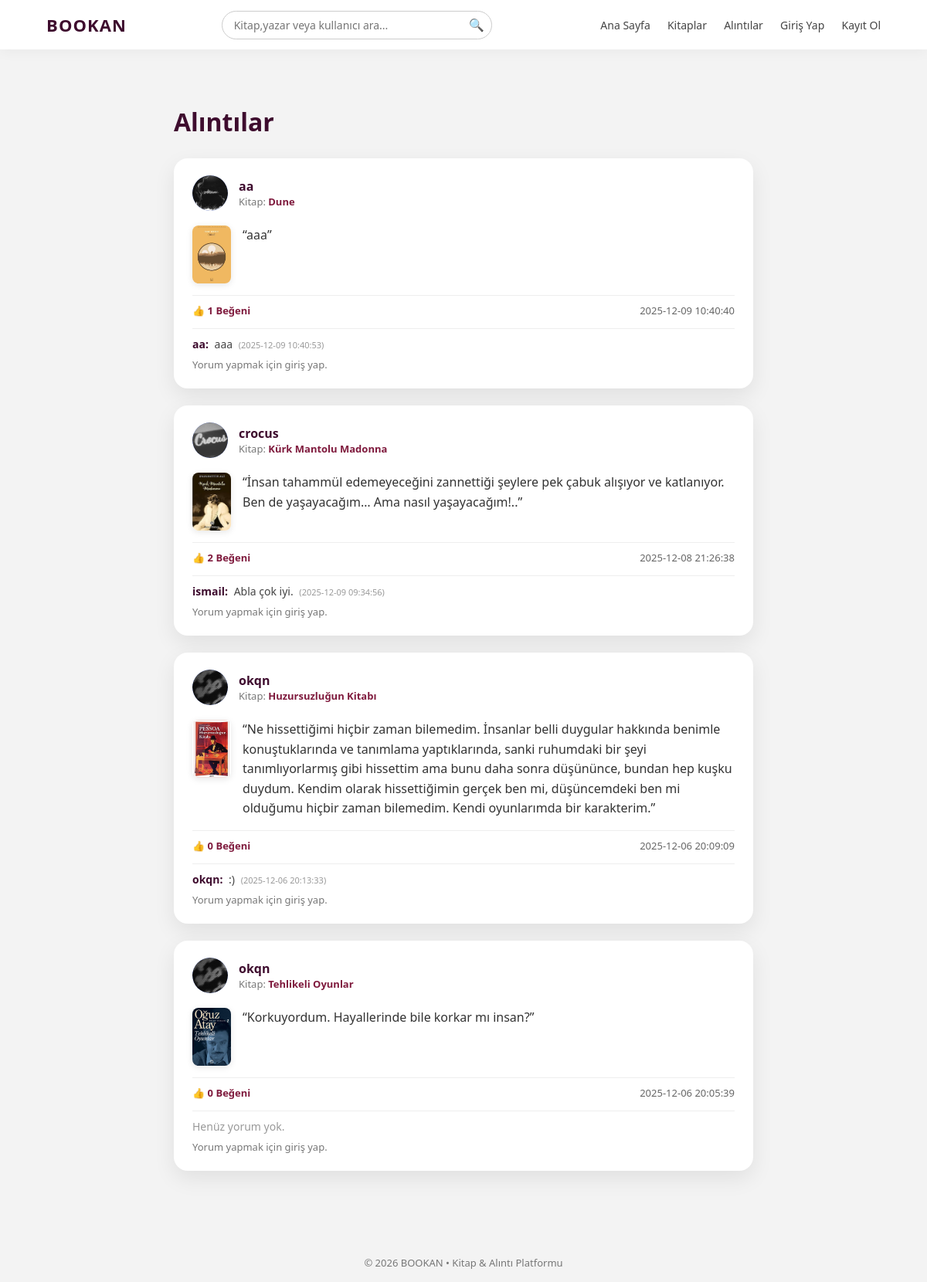
Page /alintilar.php on the committed database.
### tables this page shows
CREATE TABLE `alintilar` (
  `id` int(11) NOT NULL,
  `kullanici_id` int(11) NOT NULL,
  `kitap_id` int(11) NOT NULL,
  `alinti_metni` text NOT NULL,
  `paylasim_tarihi` timestamp NULL DEFAULT CURRENT_TIMESTAMP,
  `begeni_sayisi` int(11) DEFAULT '0'
);

CREATE TABLE `kullanicilar` (
  `id` int(11) NOT NULL,
  `kullanici_adi` varchar(50) NOT NULL,
  `eposta` varchar(100) NOT NULL,
  `sifre` varchar(255) NOT NULL,
  `kayit_tarihi` timestamp NULL DEFAULT CURRENT_TIMESTAMP,
  `profil_resmi` varchar(255) DEFAULT 'default_avatar.png'
);

CREATE TABLE `kitaplar` (
  `id` int(11) NOT NULL,
  `kitap_adi` varchar(150) NOT NULL,
  `yazar` varchar(100) NOT NULL,
  `kitap_turu` varchar(50) NOT NULL,
  `kapak_resmi` varchar(255) DEFAULT NULL,
  `aciklama` text,
  `eklenme_tarihi` timestamp NULL DEFAULT CURRENT_TIMESTAMP
);

CREATE TABLE `yorumlar` (
  `id` int(11) NOT NULL,
  `kullanici_id` int(11) NOT NULL,
  `alinti_id` int(11) NOT NULL,
  `yorum_metni` text NOT NULL,
  `yorum_tarihi` timestamp NULL DEFAULT CURRENT_TIMESTAMP
);

### alintilar.php (the view, shortened to what this page needs)
<?php
require "database.php";
$alinti_sorgu=$baglanti->
query("
  SELECT a.*, k.kullanici_adi,k.profil_resmi, kt.kitap_adi,kt.id AS kitap_id, kt.kapak_resmi,a.begeni_sayisi FROM alintilar a
  JOIN kullanicilar k ON k.id=a.kullanici_id
  JOIN kitaplar kt ON kt.id=a.kitap_id
  ORDER BY a.paylasim_tarihi DESC");
?>
<!DOCTYPE html>
<html lang="tr">
<head>
  <link rel="stylesheet" href="assets/css/global.css">
  <link rel="stylesheet" href="assets/css/alintilar.css">
</head>
<body>
<?php require "header.php";?>
<main class="main-wrapper">
  <div class="container quotes-wrapper">
    <h2 class="quotes-title">Alıntılar</h2>
    <div class="quotes-feed">
      <?php while($a = $alinti_sorgu->fetch_assoc()):?>
        <?php
          $yorum_sorgu = $baglanti->
          prepare("
            SELECT y.*, k.kullanici_adi FROM yorumlar y
            JOIN kullanicilar k ON k.id = y.kullanici_id
            WHERE y.alinti_id = ?
            ORDER BY y.yorum_tarihi ASC");
          $yorum_sorgu->bind_param("i",$a["id"]);
          $yorum_sorgu->execute();
          $yorumlar=$yorum_sorgu->get_result();?>
        <div class="quote-card" id="alinti-<?php echo $a['id']; ?>">
            <div class="quote-header">
                <div class="quote-user-img">
                    <a href="profil.php?id=<?php echo $a['kullanici_id']; ?>">
                         <img src="uploads/avatars/<?php echo htmlspecialchars($a['profil_resmi'] ?: 'default_avatar.png'); ?>"alt="Avatar" style="width:100%; height:100%; object-fit:cover; border-radius:50%;">
                    </a>
                </div>
                <div class="quote-user-info">
                    <h4>
                        <a href="profil.php?id=<?php echo $a['kullanici_id'];?>">
                            <?php echo $a["kullanici_adi"];?>
                        </a>
                    </h4>
                    <p>
                        Kitap: <a href="kitap_detay.php?id=<?php echo $a['kitap_id']; ?>" style="color:var(--c2);font-weight:600;">
                                <?php echo $a["kitap_adi"]; ?></a>
                    </p>
                </div>
            </div>
            <div class="quote-content-wrapper">
                <?php if (!empty($a["kapak_resmi"])): ?>
                    <div class="quote-book-cover-small">
                        <a href="uploads/<?php echo $a['kapak_resmi']; ?>" target="_blank" title="Büyük halini görmek için tıklayın.">
                            <img src="uploads/<?php echo $a['kapak_resmi']; ?>" alt="Kitap Kapak">
                        </a>
                    </div>
                <?php endif;?>
                <div class="quote-text">
                    “<?php echo nl2br(htmlspecialchars($a["alinti_metni"]));?>”
                </div>
            </div>
            <div class="quote-date">
                <span style="float: left; color: var(--c2); font-weight: 600;">
                    👍 <?php echo $a["begeni_sayisi"] ?? 0; ?> Beğeni
                </span>
                <?php echo $a["paylasim_tarihi"]; ?>
            </div>
            <div class="comments">
                <?php if ($yorumlar->num_rows > 0): ?>
                    <?php while($y = $yorumlar->fetch_assoc()): ?>
                        <div class="comment">
                            <strong><?php echo $y["kullanici_adi"]; ?>:</strong>
                            <?php echo htmlspecialchars($y["yorum_metni"]); ?>
                            <small>(<?php echo $y["yorum_tarihi"]; ?>)</small>
                        </div>
                    <?php endwhile; ?>
                <?php else: ?>
                    <div class="comment" style="color:#999;">Henüz yorum yok.</div>
                <?php endif; ?>
                <?php if (isset($_SESSION["kullanici_id"])):?>
                    <form method="POST" class="comment-form">
                        <input type="hidden" name="alinti_id" value="<?php echo $a['id'];?>">
                        <textarea name="yorum_metni" placeholder="Yorum yaz..."required></textarea>
                        <button type="submit" name="yorum_ekle">Yorum Yap</button>
                    </form>
                <?php else:?>
                    <div class="login-to-comment">
                        Yorum yapmak için <a href="login.php">giriş yap</a>.
                    </div>
                <?php endif; ?>
            </div>
        </div>
      <?php endwhile; ?>
    </div>
    </div>
</main>
<?php require "footer.php"; ?>
</body>
</html>

### assets/css/global.css (style rules this page uses)
:root { --c1: #3e0c2e; --c2: #7f1a3d; --c3: #8396d9; --c4: #e7cdea; --c5: #f3f3f3; }
* { margin: 0; padding: 0; box-sizing: border-box; font-family: "Poppins", system-ui, -apple-system, BlinkMacSystemFont, "Segoe UI", sans-serif; }
body { background: var(--c5); color: var(--c1); }
a { text-decoration: none; color: inherit; }
.container { width: 90%; max-width: 1150px; margin: 0 auto; }
h1, h2, h3, h4 { color: var(--c1); }
.main-wrapper { padding: 32px 0; }

### assets/css/alintilar.css (style rules this page uses)
.quotes-wrapper { padding: 40px 0; max-width: 750px; margin: auto; }
.quotes-title { font-size: 32px; font-weight: 700; color: var(--c1); margin-bottom: 26px; }
.quote-card { background: #fff; padding: 22px 24px; border-radius: 18px; box-shadow: 0 10px 28px rgba(0,0,0,0.08); margin-bottom: 22px; transition: 0.25s ease; }
.quote-content-wrapper { display: flex; gap: 15px; align-items: flex-start; margin-bottom: 15px; padding-top: 5px; }
.quote-book-cover-small { width: 50px; height: 75px; border-radius: 8px; overflow: hidden; box-shadow: 0 2px 8px rgba(0,0,0,0.1); flex-shrink: 0; }
.quote-book-cover-small img { width: 100%; height: 100%; object-fit: cover; }
.quote-header { display: flex; align-items: center; margin-bottom: 14px; }
.quote-user-img { width: 46px; height: 46px; border-radius: 50%; background: var(--c3); margin-right: 14px; flex-shrink: 0; overflow: hidden; }
.quote-user-info h4 { font-size: 16px; color: var(--c1); font-weight: 600; }
.quote-user-info p { font-size: 13px; color: #777; }
.quote-text { font-size: 16px; color: #333; line-height: 1.6; margin-bottom: 0; }
.quote-date { font-size: 13px; color: #666; text-align: right; overflow: auto; padding-top: 10px; border-top: 1px solid #eee; }
.comments { margin-top: 14px; border-top: 1px solid #eee; padding-top: 10px; }
.comment { margin-bottom: 8px; font-size: 14px; color: #444; }
.comment strong { color: var(--c1); font-weight: 600; margin-right: 4px; }
.comment small { font-size: 11px; color: #999; margin-left: 4px; }
.login-to-comment { margin-top: 8px; font-size: 13px; color: #777; }

### rows in the picture
alintilar: kullanici.profil_resmi (picture), kullanici.kullanici_adi "aa", kitap.kitap_adi "Dune", kitap.kapak_resmi (picture), alinti_metni "aaa", begeni_sayisi "1", paylasim_tarihi "2025-12-09 10:40:40"
yorumlar: kullanici.kullanici_adi "aa", yorum_metni "aaa", yorum_tarihi "2025-12-09 10:40:53"
alintilar: kullanici.profil_resmi (picture), kullanici.kullanici_adi "crocus", kitap.kitap_adi "Kürk Mantolu Madonna", kitap.kapak_resmi (picture), alinti_metni "İnsan tahammül edemeyeceğini zannettiği şeylere pek çabuk alışıyor ve katlanıyor. Ben de yaşayacağım… Ama nasıl yaşayacağım!..", begeni_sayisi "2", paylasim_tarihi "2025-12-08 21:26:38"
yorumlar: kullanici.kullanici_adi "ismail", yorum_metni "Abla çok iyi.", yorum_tarihi "2025-12-09 09:34:56"
alintilar: kullanici.profil_resmi (picture), kullanici.kullanici_adi "okqn", kitap.kitap_adi "Huzursuzluğun Kitabı", kitap.kapak_resmi (picture), alinti_metni "Ne hissettiğimi hiçbir zaman bilemedim. İnsanlar belli duygular hakkında benimle konuştuklarında ve tanımlama yaptıklarında, sanki ruhumdaki bir şeyi tanımlıyorlarmış gibi hissettim ama bunu daha sonra düşününce, bundan hep kuşku duydum. Kendim olarak hissettiğimin gerçek ben mi, düşüncemdeki ben mi olduğumu hiçbir zaman bilemedim. Kendi oyunlarımda bir karakterim.", begeni_sayisi "0", paylasim_tarihi "2025-12-06 20:09:09"
yorumlar: kullanici.kullanici_adi "okqn", yorum_metni ":)", yorum_tarihi "2025-12-06 20:13:33"
alintilar: kullanici.profil_resmi (picture), kullanici.kullanici_adi "okqn", kitap.kitap_adi "Tehlikeli Oyunlar", kitap.kapak_resmi (picture), alinti_metni "Korkuyordum. Hayallerinde bile korkar mı insan?", begeni_sayisi "0", paylasim_tarihi "2025-12-06 20:05:39", shows "Henüz yorum yok."
